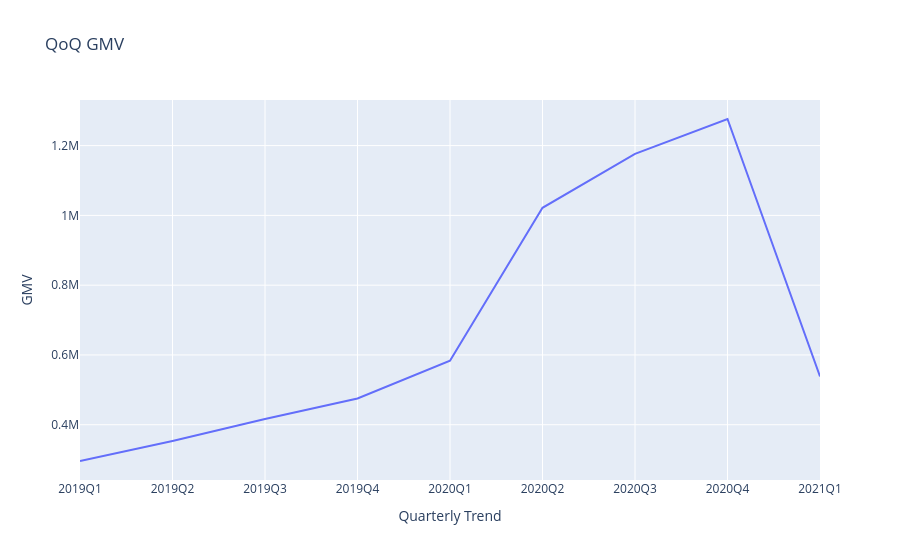

This figure's notebook cell:
### Code cell
qoq['QUARTER'] = qoq['QUARTER'].astype(str)

fig = px.line(data_frame= qoq, x='QUARTER', y='USD_PRICE',
              labels= {'QUARTER':'Quarterly Trend', 'USD_PRICE' : 'GMV'},
              title= 'QoQ GMV')
fig.show()

### Figure 1 — Plotly figure (JSON) as saved in the notebook; plotly's stock layout.template omitted (floating-point values rounded to 4 significant figures)
{"data": [{"hovertemplate": "Quarterly Trend=%{x}<br>GMV=%{y}<extra></extra>", "legendgroup": "", "line": {"color": "#636efa", "dash": "solid"}, "marker": {"symbol": "circle"}, "mode": "lines", "name": "", "orientation": "v", "showlegend": false, "type": "scatter", "x": ["2019Q1", "2019Q2", "2019Q3", "2019Q4", "2020Q1", "2020Q2", "2020Q3", "2020Q4", "2021Q1"], "xaxis": "x", "y": [296100.0, 353200.0, 416200.0, 475400.0, 583300.0, 1022000.0, 1176000.0, 1276000.0, 538200.0], "yaxis": "y"}], "layout": {"legend": {"tracegroupgap": 0}, "title": {"text": "QoQ GMV"}, "xaxis": {"anchor": "y", "domain": [0, 1], "title": {"text": "Quarterly Trend"}}, "yaxis": {"anchor": "x", "domain": [0, 1], "title": {"text": "GMV"}}}}
